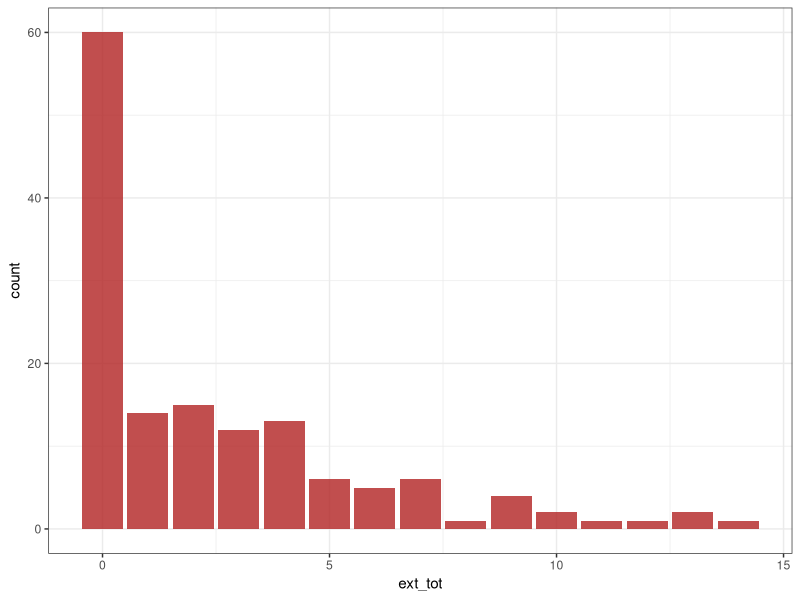
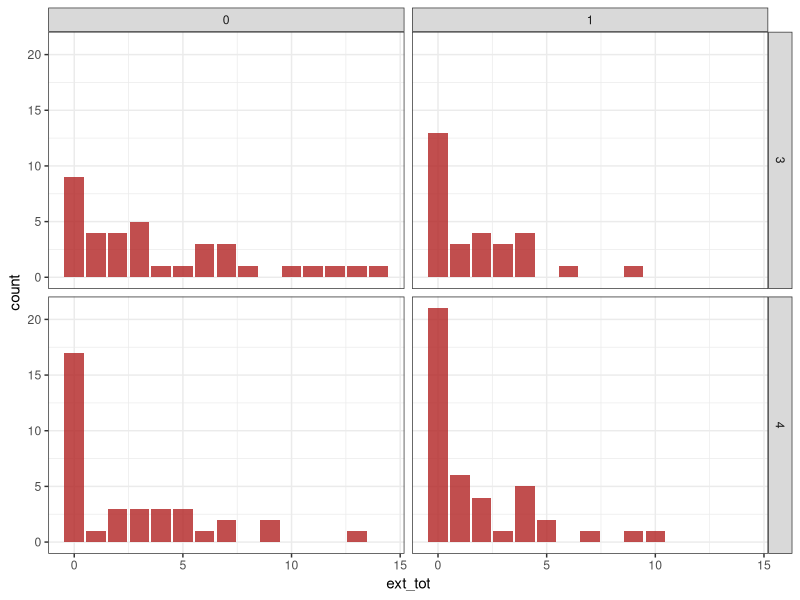
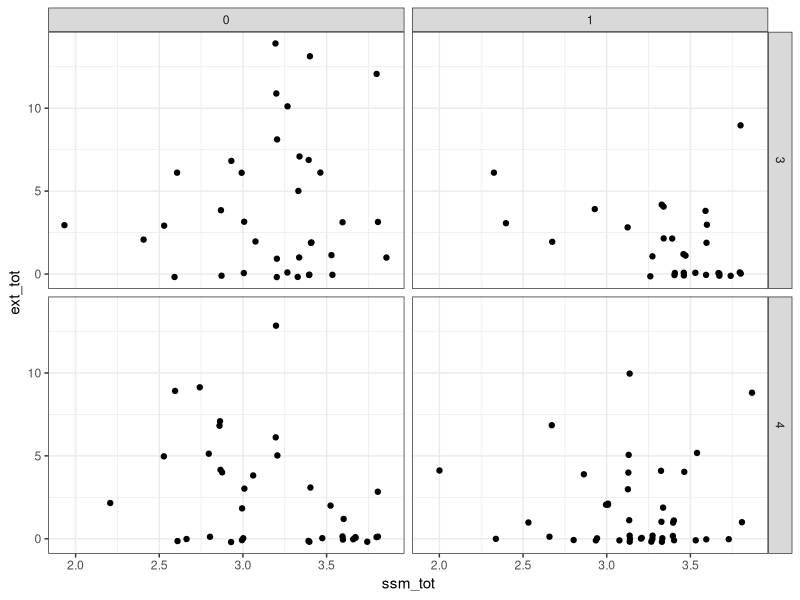
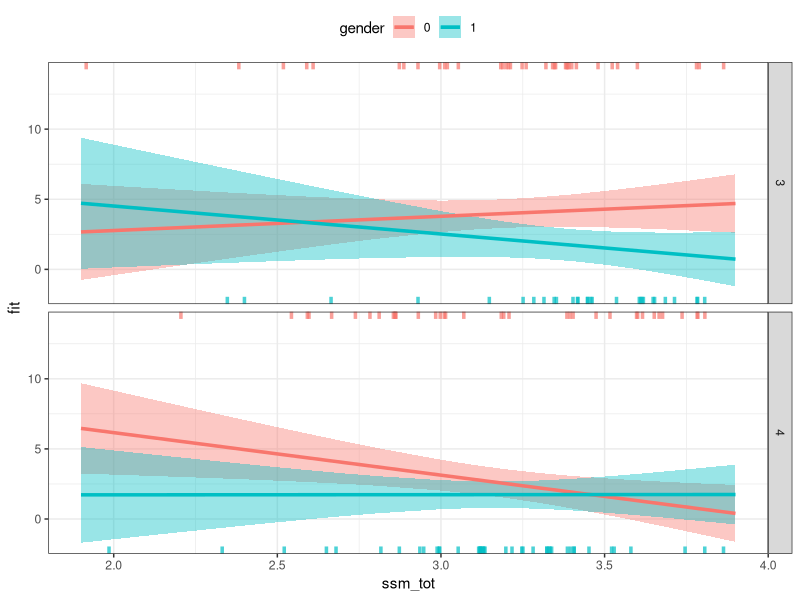

These figures' R source, in order:
## ---- chunk 1
knitr::opts_chunk$set(echo = FALSE, collapse = TRUE)
rm(list = ls())
## ---- chunk 2
my_data <-readxl::read_excel("att-quest.xlsx")
my_data <- as.data.frame(my_data)

# Data munging

my_data$id = factor(my_data$id)
my_data$grade = factor(my_data$grade)
my_data$gender<-factor(my_data$gender)

# Compute questionnaire score

#  - ssm
my_data$ssm1 = abs(my_data$ssm1 - 5)
my_data$ssm3 = abs(my_data$ssm3 - 5)
my_data$ssm4 = abs(my_data$ssm4 - 5)
my_data$ssm9 = abs(my_data$ssm9 - 5)
my_data$ssm10 = abs(my_data$ssm10 - 5)
my_data$ssm13 = abs(my_data$ssm13 - 5)
my_data$ssm15 = abs(my_data$ssm15 - 5)

my_data$ssm_tot <- (my_data$ssm1 +my_data$ssm2+ my_data$ssm3 +my_data$ssm4+my_data$ssm5 +my_data$ssm6+my_data$ssm7 + my_data$ssm8+my_data$ssm9+
  my_data$ssm10+ my_data$ssm11+my_data$ssm12+my_data$ssm13+my_data$ssm14 + my_data$ssm15)/15

# - sdq

my_data$sdq7 = abs(my_data$sdq7 - 2)
my_data$sdq11 = abs(my_data$sdq11 - 2)
my_data$sdq14 = abs(my_data$sdq14 - 2)
my_data$sdq21 = abs(my_data$sdq21 - 2)
my_data$sdq25 = abs(my_data$sdq25 - 2)

my_data$int_tot<-my_data$sdq3+my_data$sdq6+my_data$sdq8 +my_data$sdq11+ my_data$sdq13+my_data$sdq14 + 
  my_data$sdq16+my_data$sdq19+my_data$sdq23+my_data$sdq24
my_data$ext_tot<-my_data$sdq2+my_data$sdq5+ my_data$sdq7+my_data$sdq10 +my_data$sdq12+my_data$sdq15 +
  my_data$sdq18+my_data$sdq21+ my_data$sdq22 +my_data$sdq25

my_data =my_data[, c("id", "grade", "gender", "ssm_tot", "int_tot", "ext_tot")]

## ---- chunk 3
str(my_data)
## ---- chunk 4
summary(my_data)
## ---- chunk 5
table(my_data$gender, my_data$grade)
## ---- chunk 6
library('ggplot2')
theme_set(theme_bw())

ggplot(my_data) +
  geom_bar(aes(x = ext_tot), fill = "firebrick", alpha = .8)
## ---- chunk 7
# Mean
tapply(my_data$ext_tot, INDEX = list(my_data$gender, my_data$grade), FUN = mean)

# SD
tapply(my_data$ext_tot, INDEX = list(my_data$gender, my_data$grade), FUN = sd)
## ---- chunk 8
ggplot(my_data) +
  geom_bar(aes(x = ext_tot), fill = "firebrick", alpha = .8)+
  facet_grid(grade~gender)
## ---- chunk 9
ggplot(my_data) +
  geom_jitter(aes(x = ssm_tot, y = ext_tot), width= .01, height = .2) +
  facet_grid(grade~gender)
## ---- chunk 10
fit <-lm(ext_tot ~ ssm_tot * gender * grade, data = my_data)
summary(fit)
## ---- chunk 11
car::Anova(fit)
## ---- chunk 12
ext_emmeans <- emmeans::emtrends(fit, pairwise ~ grade*gender, var = 'ssm_tot', adjust = "mvt")
ext_emmeans
## ---- chunk 13
ggplot(as.data.frame(effects::effect("ssm_tot * gender * grade", fit, xlev = 20))) +
  geom_ribbon(aes(x= ssm_tot, ymin = lower, ymax=upper, fill =gender), alpha = .4) +
  geom_line(aes(x= ssm_tot, y = fit, color =gender), size = 1.2) +
  geom_rug(data = my_data[my_data$gender == 0,],
           aes(x= ssm_tot, color = gender, y = ext_tot), size = 1.2, alpha = .7,
           position = position_jitter(width = .02, height = 0), sides = "t") +
  geom_rug(data = my_data[my_data$gender == 1,],
           aes(x= ssm_tot, color = gender, y = ext_tot), size = 1.2, alpha = .7,
           position = position_jitter(width = .02, height = 0), sides = "b") +
  facet_grid(grade~.) +
  theme(legend.position = "top")
